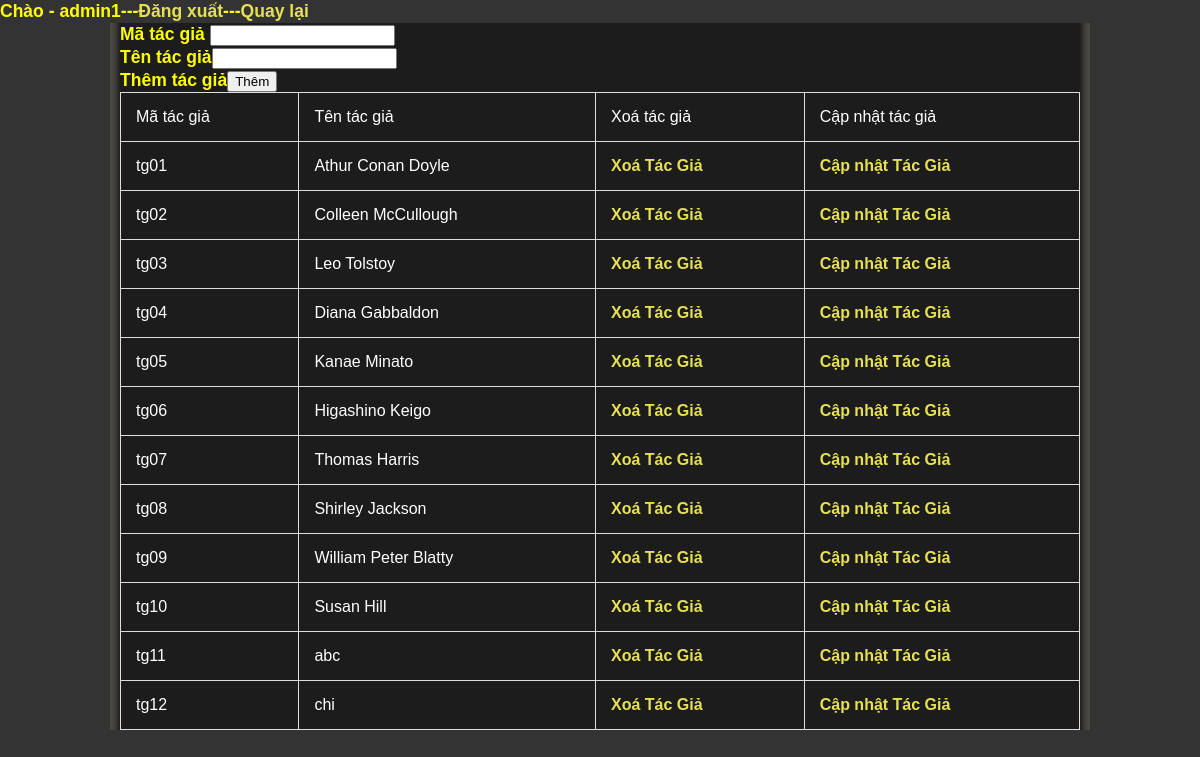
/templatemo_086_book_store/quanly_tacgia.php (signed in), run on the app's committed database.
### tables this page shows
CREATE TABLE IF NOT EXISTS `tacgia` (
  `matacgia` varchar(10) NOT NULL,
  `hoten` varchar(50) NOT NULL,
  PRIMARY KEY (`matacgia`)
);

### templatemo_086_book_store/quanly_tacgia.php (the view, shortened to what this page needs)
<?php
if(isset($_SESSION["taikhoan"])&&$_SESSION["admin"]==1)
{
	echo '<h3 style="color:yellow;">Chào - '. $_SESSION["taikhoan"]
	.'---'.'<a href="logout.php">Đăng xuất</a>'
	.'---' .'<a href="quanly_admin1.php">Quay lại</a>';
}
else
{
	header('location:index.php');
}
?>
<?php
include"connect.php";
$sql="SELECT * FROM tacgia ";
$stm=$obj->query($sql);
$data=$stm->fetchAll();
?>
<!DOCTYPE html PUBLIC "-//W3C//DTD XHTML 1.0 Transitional//EN" "http://www.w3.org/TR/xhtml1/DTD/xhtml1-transitional.dtd">
<html xmlns="http://www.w3.org/1999/xhtml">
<head>
<link href="templatemo_style.css" rel="stylesheet" type="text/css" />
</head>
<body>
<div id="templatemo_container">
<table border="1">
<tr>
	<td>Mã tác giả</td>
	<td>Tên tác giả</td>
	<td>Xoá tác giả</td>
	<td>Cập nhật tác giả</td>
</tr>
<?php
foreach($data as $key=>$value)
{
	?>
	<tr>
		<td><?php echo $value['matacgia']?></td>
		<td><?php echo $value['hoten']?></td>
			<td>
			<a href="xoa.php?matacgia=<?php echo $value['matacgia'] ?>">Xoá Tác Giả</a>
		</td>
		<td><a href="capnhat.php?matacgia=<?php echo $value['matacgia'] ?>">Cập nhật Tác Giả</a></td>
	</tr>
	<?php
}
?>
<form method="post" enctype="multipart/form-data" >Mã tác giả <input type="text" name="matacgia"><br>Tên tác giả<input type="text" name="hoten"><br>Thêm tác giả<input type="submit" value="Thêm" name="them">
</table>
</div>
</body>

### templatemo_086_book_store/templatemo_style.css (style rules this page uses)
body { margin: 0; padding: 0; line-height: 1.5em; font-family: Verdana, Arial, san-serif; font-size: 15px; color: #ffffff; background-color:#333333; }
a:link, a:visited { color: #e6e154; text-decoration: none; font-weight: bold; }
#templatemo_container { width: 960px; margin: 0 auto; padding: 0 10px; background: #1c1c1b url(images/templatemo_bg.jpg) repeat-y; }
#abc table, td, th { border: 1px solid #ddd; text-align: left; }
table { border-collapse: collapse; width: 100%; }
th, td { padding: 15px; }

### data on the page
tacgia: matacgia "tg01", hoten "Athur Conan Doyle"
tacgia: matacgia "tg02", hoten "Colleen McCullough"
tacgia: matacgia "tg03", hoten "Leo Tolstoy"
tacgia: matacgia "tg04", hoten "Diana Gabbaldon"
tacgia: matacgia "tg05", hoten "Kanae Minato"
tacgia: matacgia "tg06", hoten "Higashino Keigo"
tacgia: matacgia "tg07", hoten "Thomas Harris"
tacgia: matacgia "tg08", hoten "Shirley Jackson"
tacgia: matacgia "tg09", hoten "William Peter Blatty"
tacgia: matacgia "tg10", hoten "Susan Hill"
tacgia: matacgia "tg11", hoten "abc"
tacgia: matacgia "tg12", hoten "chi"

### other printed values
$_SESSION["taikhoan"] "admin1"
